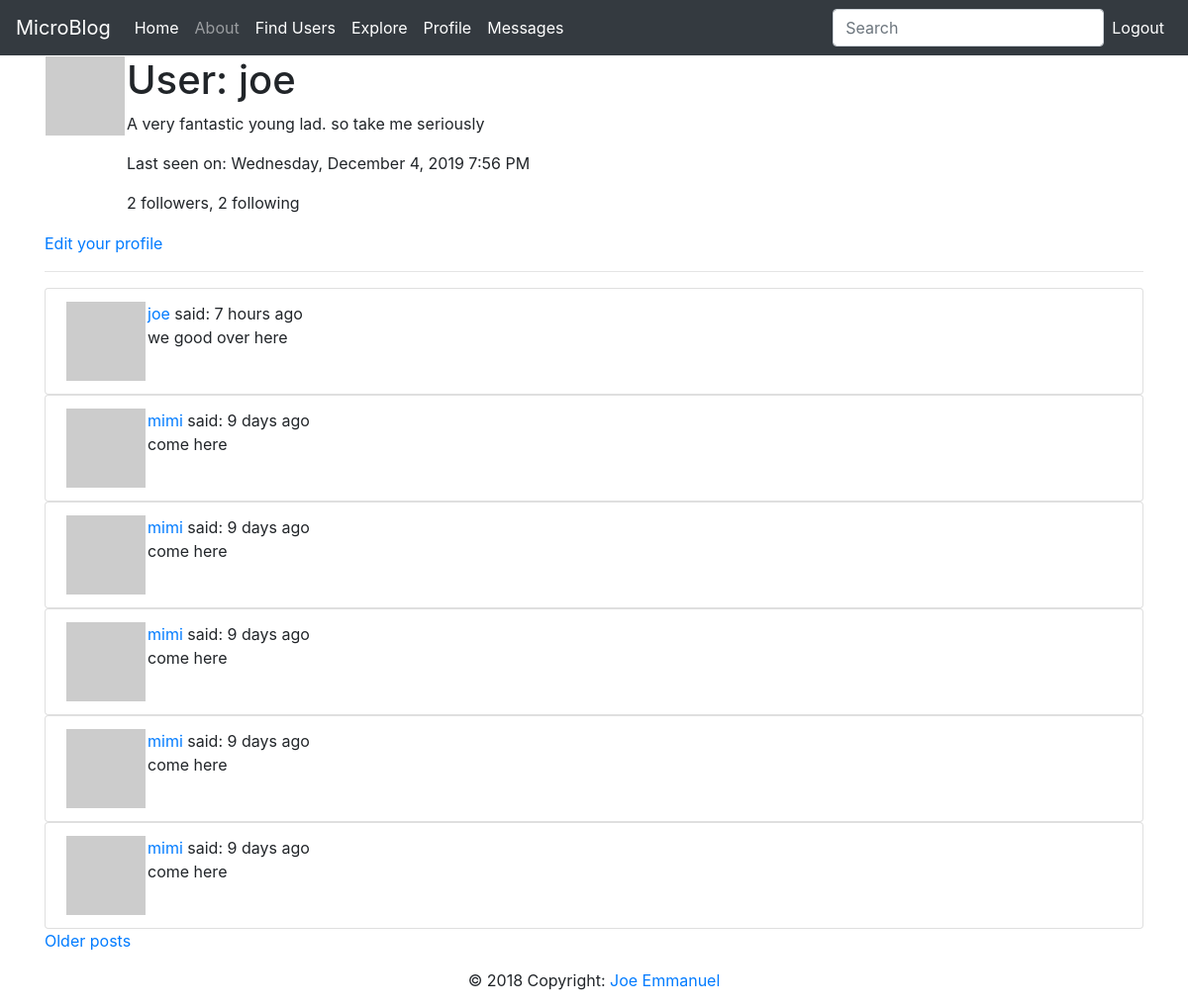
The page /user/joe (signed in) on the database its author committed.
### app/models.py (models this page shows, shortened)
class User(UserMixin, db.Model):
    __tablename__ = 'user'
    id = db.Column(db.Integer, primary_key=True)
    username = db.Column(db.String(64), index=True, unique=True)
    email = db.Column(db.String(64), index=True, unique=True)
    password_hash = db.Column(db.String(128))
    posts = db.relationship('Post', backref='author', lazy='dynamic')
    about_me = db.Column(db.String(140))
    last_seen = db.Column(db.DateTime, default=datetime.utcnow)
    followed = db.relationship(
        'User', secondary=followers,
        primaryjoin=(followers.c.follower_id == id),
        secondaryjoin=(followers.c.followed_id == id),
        backref=db.backref('followers', lazy='dynamic'), lazy='dynamic')
    messages_sent = db.relationship('Message', foreign_keys='Message.sender_id',
                                    backref='author', lazy='dynamic')
    messages_received = db.relationship('Message', foreign_keys='Message.recipient_id',
                                        backref='recipient', lazy='dynamic')
    last_message_read_time = db.Column(db.DateTime)
    def avatar(self, size):
        digest = md5(self.email.lower().encode('utf-8')).hexdigest()
        return 'https://www.gravatar.com/avatar/{}?d=identicon&s={}'.format(
            digest, size)
    def followed_posts(self):
        followed = Post.query.join(followers, (followers.c.followed_id == Post.user_id)) \
            .filter(followers.c.follower_id == self.id)
        own = Post.query.filter_by(user_id=self.id)
        return followed.union(own).order_by(Post.timestamp.desc())
    def new_messages(self):
        last_read_time = self.last_message_read_time or datetime(1900, 1, 1)
        return Message.query.filter_by(recipient=self).filter(Message.timestamp
                                                              > last_read_time).count()

class Post(db.Model):
    __tablename__ = 'posts'
    id = db.Column(db.Integer, primary_key=True)
    body = db.Column(db.String(140))
    timestamp = db.Column(db.DateTime, index=True, default=datetime.utcnow)
    user_id = db.Column(db.Integer, db.ForeignKey('user.id'))
    language = db.Column(db.String(5))

### app/main/routes.py (the view)
@bp.route('/user/<username>')
@login_required
def user(username):
    user = User.query.filter_by(username=username).first_or_404()
    page = request.args.get('page', 1, type=int)
    posts = current_user.followed_posts().paginate(page, current_app.config['POSTS_PER_PAGE'], False)
    next_url = url_for('main.user', username=user.username, page=posts.next_num) if posts.has_next else None
    prev_url = url_for('main.user', username=user.username, page=posts.prev_num) if posts.has_prev else None
    return render_template('user.html', user=user, posts=posts.items, next_url=next_url, prev_url=prev_url)

### app/main/forms.py
class SearchForm(FlaskForm):
    q = StringField('Search', validators=[DataRequired()])
    def __init__(self, *args, **kwargs):
        if 'formdata' not in kwargs:
            kwargs['formdata'] = request.args
        if 'csrf_enabled' not in kwargs:
            kwargs['csrf_enabled'] = False
        super(SearchForm, self).__init__(*args, **kwargs)

### app/main/routes.py (called while the page is built)
@bp.before_request
def before_request():
    if current_user.is_authenticated:
        current_user.last_seen = datetime.utcnow()
        db.session.commit()
        g.search_form = SearchForm()

### app/models.py (called while the page is built)
@login.user_loader
def loaded_user(id):
    return User.query.get(int(id))

### app/templates/user.html (shortened to what this page needs)
{% extends "base.html" %}
{% block content %}
    <table>
        <tr valign="top">
            <td><img src="{{ user.avatar(128) }}"></td>
            <td>
                <h1>User: {{ user.username }}</h1>
                {% if user.about_me %}<p>{{ user.about_me }}</p>{% endif %}
                {% if user.last_seen %}
                <p>Last seen on: {{ moment(user.last_seen).format('LLLL') }}</p>
                {% endif %}
                <p>{{ user.followers.count() }} followers, {{ user.followed.count() }} following</p>
            </td>
        </tr>
    </table>
        {% if user == current_user %}
        <p><a href="{{ url_for('main.edit_profile') }}">Edit your profile</a></p>
        {% elif not current_user.is_following(user) %}
        <p><a class="btn btn-primary" href="{{ url_for('main.follow', username=user.username) }}">Follow</a></p>
        {% else %}
        <p><a class="btn btn-primary" href="{{ url_for('main.unfollow', username=user.username) }}">Unfollow</a></p>
        <p>
            <a href="{{ url_for('main.send_message', recipient=user.username) }}">Send Message</a>
        </p>
        {% endif %}
    <hr>
    {% for post in posts %}
        <ul class="list-group">
            <li class="list-group-item">{% include 'includes/_post.html' %}</li>
        </ul>
    {% endfor %}
    {% if next_url %}
    <a href="{{ next_url }}">Older posts</a>
    {% endif %}
{% endblock %}

### app/templates/includes/_post.html
<table>
    <tr valign="top">
        <td><img src="{{ post.author.avatar(36) }}"></td>
        <td>
            <a href="{{ url_for('main.user', username=post.author.username) }}">
            {{ post.author.username }}
            </a>
            said: {{ moment(post.timestamp).fromNow() }}
            <br>
            {{ post.body }}
        </td>
    </tr>
</table>

### rows shown on the page
User: username "joe", about_me "A very fantastic young lad. so take me seriously", last_seen "Wednesday, December 4, 2019 7:56 PM"
Post: author.username "joe", timestamp "7 hours ago", body "we good over here"
Post: author.username "mimi", timestamp "9 days ago", body "come here"
Post: author.username "mimi", timestamp "9 days ago", body "come here"
Post: author.username "mimi", timestamp "9 days ago", body "come here"
Post: author.username "mimi", timestamp "9 days ago", body "come here"
Post: author.username "mimi", timestamp "9 days ago", body "come here"

### other values the page prints
{{ 'Messages' }} "Messages"
{{ user.followers.count() }} "2"
{{ user.followed.count() }} "2"
